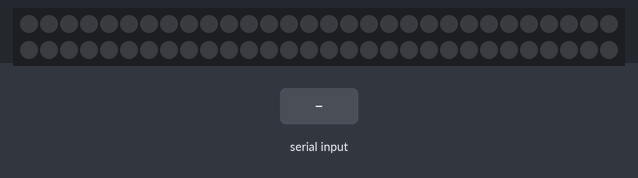
This sketch was run on a simulated Arduino Uno, built with avr-gcc and run on an emulated ATmega328P. Parts: 60 RGB LEDs in strip order, left to right, continuing on the next row. The inputs (shaded band) are chosen by the test bench. Dim RGB values are drawn brighter than linear.

Above: at 1.2 s.
1.3 s: "90,45\n" received over Serial
At 3.0 s:
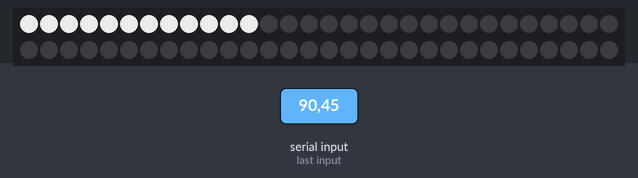
3.8 s: "30,150\n" received over Serial
Timing chart, 0 to 6.8 s (numbered marks = the images above; inputs shaded):
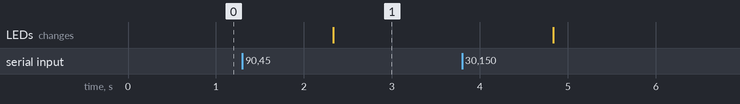

Measured:
- after the input at 1.3 s, the LEDs: change after 1.0 s (image 1)

The sketch:

arduino.ino
```cpp
#include <Adafruit_NeoPixel.h>

#ifdef __AVR__
 #include <avr/power.h>
#endif

#define PIN_NUMBER    6
#define NUMBER_OF_LEDS 60

Adafruit_NeoPixel strip(NUMBER_OF_LEDS, PIN_NUMBER, NEO_GRB + NEO_KHZ800);

class LinearKalman{
public:
  LinearKalman(float mea_e = 0.1, float est_e = 0.5);
  float updateEstimate(float mea);
  void setEstimateError(float est_e);
  void setMeasurementError(float mea_e);
  void setProcesNoise(float q);
private:
  float q;
  float gain;
  float measure_err;
  float estimate_err;
  float last_estimate;
  float current_estimate;
};

typedef enum {RED, GREEN, BLUE, COLOR_SIZE} Color_e;
typedef struct{
  union{
    int red;
    int green;
    int blue;
    int color[COLOR_SIZE];
  };
  union{
    int raw_red;
    int raw_green;
    int raw_blue;
    int raw_color[COLOR_SIZE];
  };
}Color_s;

LinearKalman kalman[3];
Color_s color;

void setup() {
  // put your setup code here, to run once:
#if defined(__AVR_ATtiny85__) && (F_CPU == 16000000)
  clock_prescale_set(clock_div_1);
#endif

  Serial.begin(9600);
  strip.begin();           // INITIALIZE NeoPixel strip object (REQUIRED)
  strip.show();            // Turn OFF all pixels ASAP
  strip.setBrightness(255); // Set BRIGHTNESS to about 1/5 (max = 255)
}

void loop() {
  // put your main code here, to run repeatedly:
  while (Serial.available()>1){
    for(int i = 0; i < COLOR_SIZE; i++){
      color.raw_color[i] = Serial.parseInt();
      color.color[i] = map(color.raw_color[i], 0, 100,10, 255);
      color.color[i] = kalman[i].updateEstimate(color.color[i]);
    }
    if(Serial.read() != '\n'){
      for(int i=0 ; i<12; i++){
        strip.setPixelColor(i, strip.Color(color.red, color.green, color.blue));
        strip.show();
      }
    }
  }
}

LinearKalman::LinearKalman(float mea_e, float est_e){
  this->measure_err = mea_e;
  this->estimate_err = est_e;
  last_estimate = 0.0f;
  current_estimate = 0.0f;
  q = 0.5f;
}

float LinearKalman::updateEstimate(float mea){
  gain = estimate_err / (estimate_err + measure_err);
  current_estimate = last_estimate + gain * (mea - last_estimate);
  estimate_err = (1.0f - gain) * estimate_err + fabsf(last_estimate - current_estimate) * q;
  last_estimate = current_estimate;
  return current_estimate;
}

void LinearKalman::setEstimateError(float est_e){
  this->estimate_err = est_e;
}

void LinearKalman::setMeasurementError(float mea_e){
  this->measure_err = mea_e;
}

void LinearKalman::setProcesNoise(float q){
  this->q = q;
}
```
